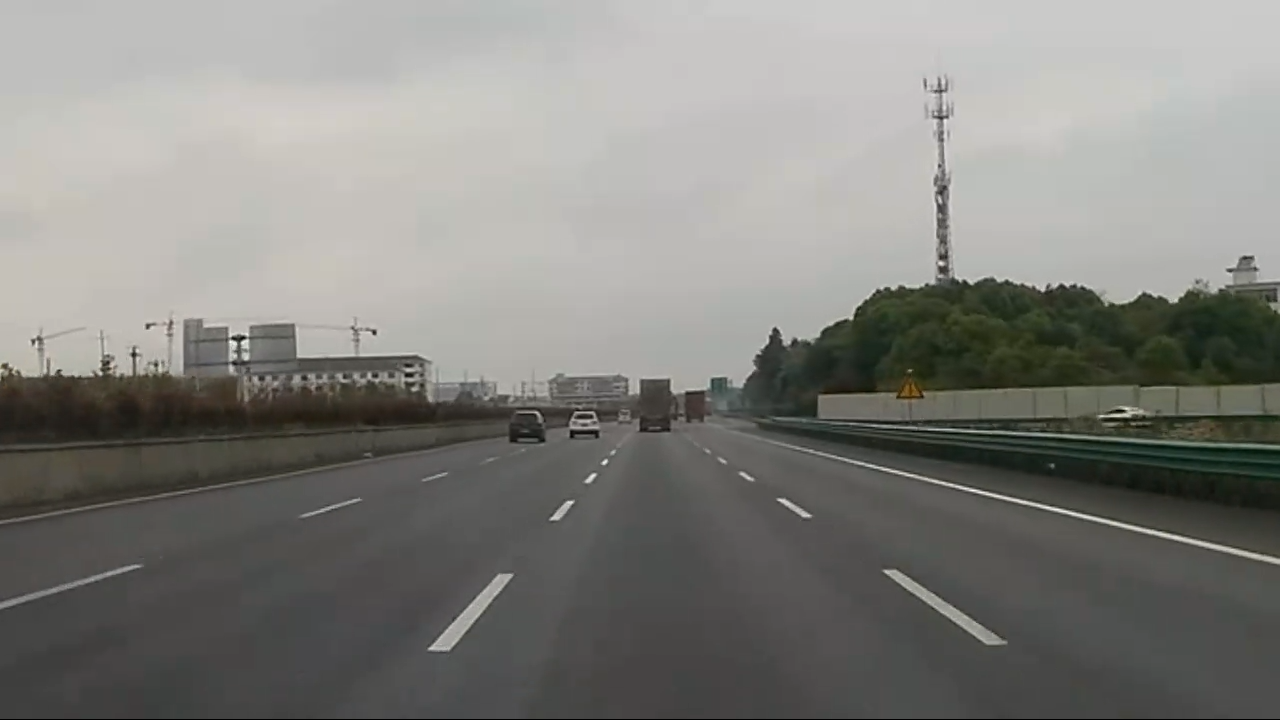
#> input picture 车道检测/img/img/up01.png, 1280 x 720 px
$ python '实时车道检测.py'
#> lines starting #> are read from the running program, lines starting #| are printed output that depends on the picture
#> further down, img is the input picture: shape (720, 1280, 3); mean B, G, R 125, 129.1, 129.5
### 车道检测/panelDetection.py
import numpy as np
import cv2
import matplotlib.pyplot as plt


def img2hls(img):
    """
    功能：将输入的BGR格式的图像转化为HLS颜色空间，并基于亮度和饱和度通道进行一些列处理，并最终生成二值化图像
    :param img: img输入的图像是彩色图(bgr)
    :return: 二值化图像
    """

    # 将输入的图像从bgr转化为hls
    hls = cv2.cvtColor(img, cv2.COLOR_BGR2HLS)
#> hls: shape (720, 1280, 3); mean of channels 0, 1, 2 29.5, 127.9, 12.6

    # 分别提取HLS图像中的三个通道,提取出来的维度作为图像的宽度*高度
    channels_h = hls[:, :, 0]
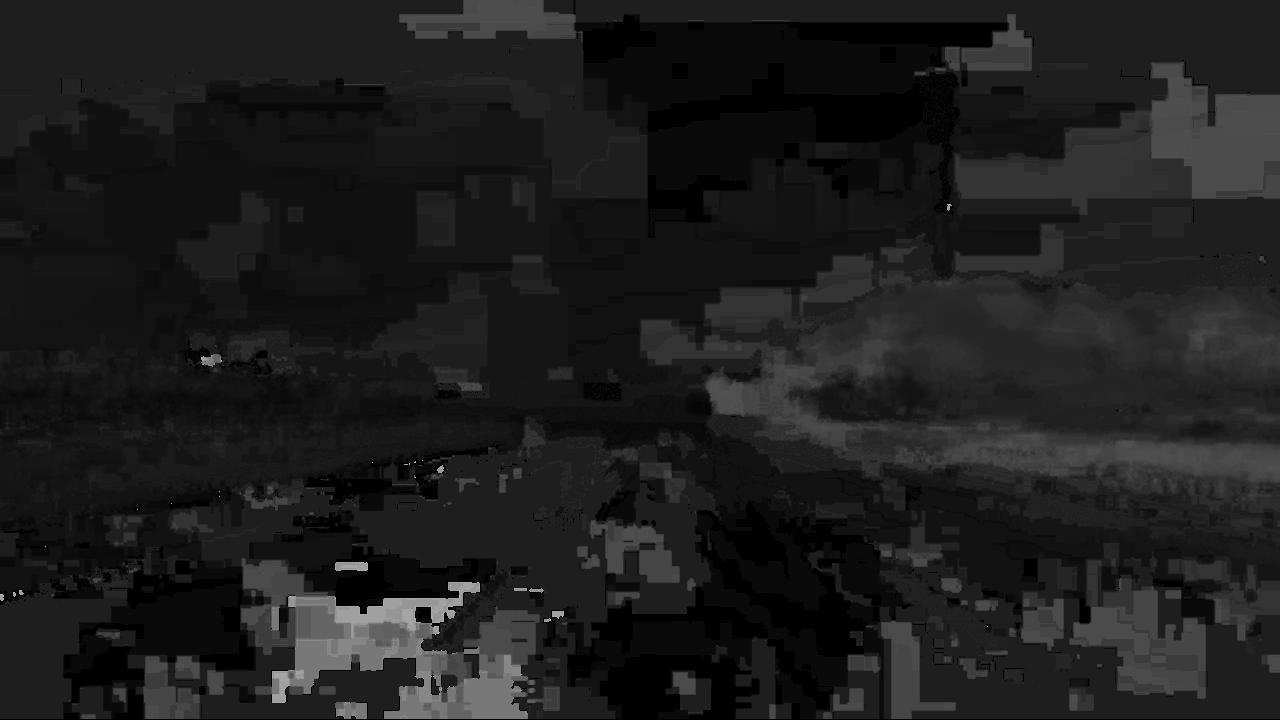
#> channels_h: shape (720, 1280); min 0, max 174, mean 29.5
    channels_l = hls[:, :, 1]
    channels_s = hls[:, :, 2]
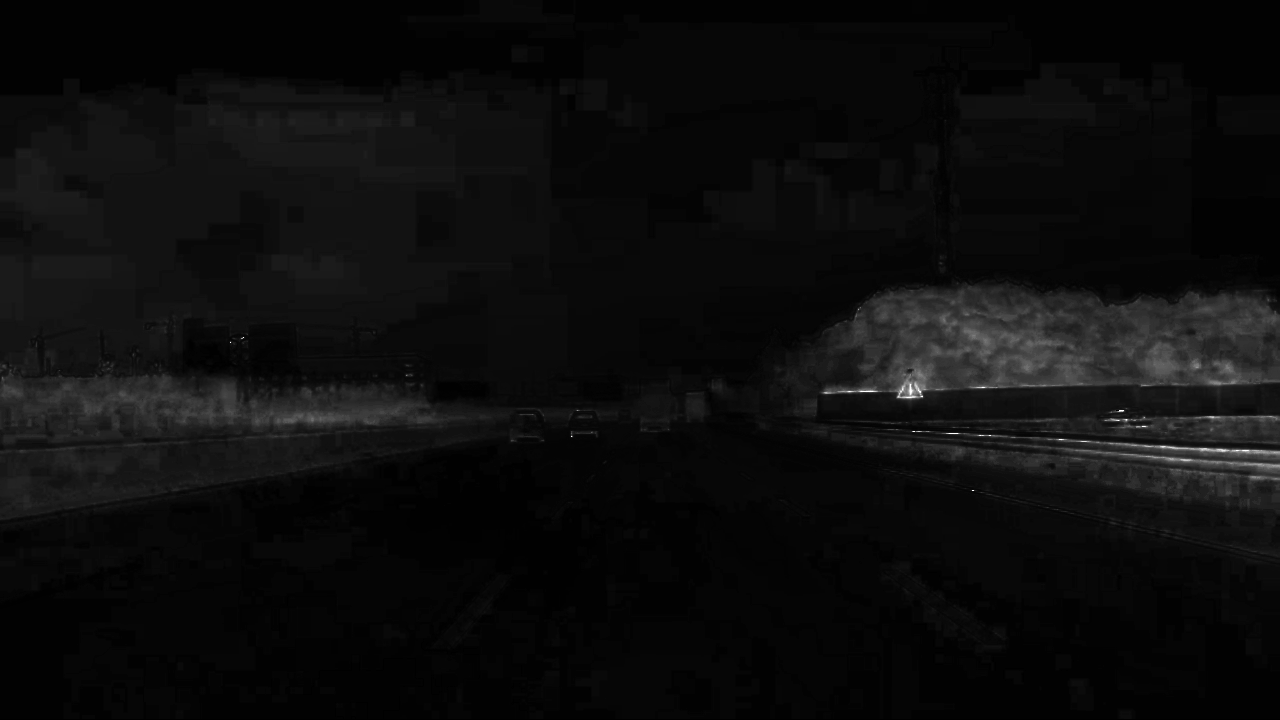
#> channels_s: shape (720, 1280); min 0, max 255, mean 12.6

    # 使用sobel算子根据亮度提取边缘
    abs_sobel_x = np.absolute(cv2.Sobel(channels_l, -1, 1, 0))
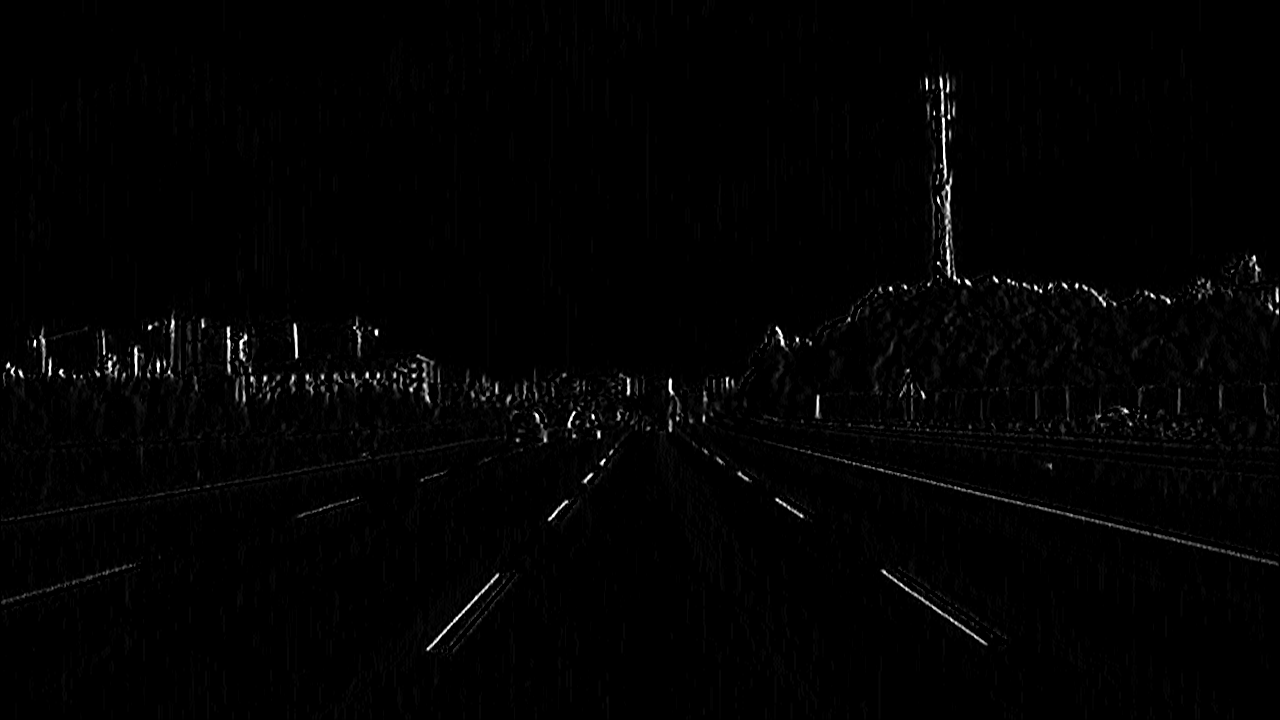
#> abs_sobel_x: shape (720, 1280); min 0, max 255, mean 2.6
    abs_sobel_x_2 = np.absolute(
        cv2.Sobel(channels_l, -1, 1, 0, borderType=cv2.BORDER_REPLICATE))  # sobel_x 变量将存储所有检测的边缘信息,

    # 亮度归一化
    scaled_sobel = np.uint8(abs_sobel_x / np.max(abs_sobel_x) * 255)

    # 亮度二值化
    sx_binary = np.zeros_like(scaled_sobel)
    sx_binary[
        (170 <= scaled_sobel) & (scaled_sobel <= 255)] = 255  # 先是取出<170和>255的元素,取出的均为布尔值,再根据布尔值为True的填充为255(在灰度图中即为白色)

    # 提高饱和度区域
    s_binary = np.zeros_like(channels_s)
    s_binary[(100 <= channels_s) & (channels_s <= 255)] = 255

    # 合并处理
    color_binary = (sx_binary | s_binary)

    # 显示
    # cv2.imshow("color", color_binary)
    # cv2.waitKey(0)
    # 保存
    # cv2.imwrite("panel12.png", color_binary)
    return color_binary


# [48 lines left out: functions transFormBinary, open_Close_Cal, not called in this run]


import numpy as np


# [158 lines left out: functions getLRfits, drawPanel, cal_radius, not called in this run]

### 车道检测/实时车道检测.py
from panelDetection import *

img = cv2.imread("./img/img/up01.png")
img2hls(img)

$ run again, with 车道检测/img/img/test.png copied over 车道检测/img/img/up01.png
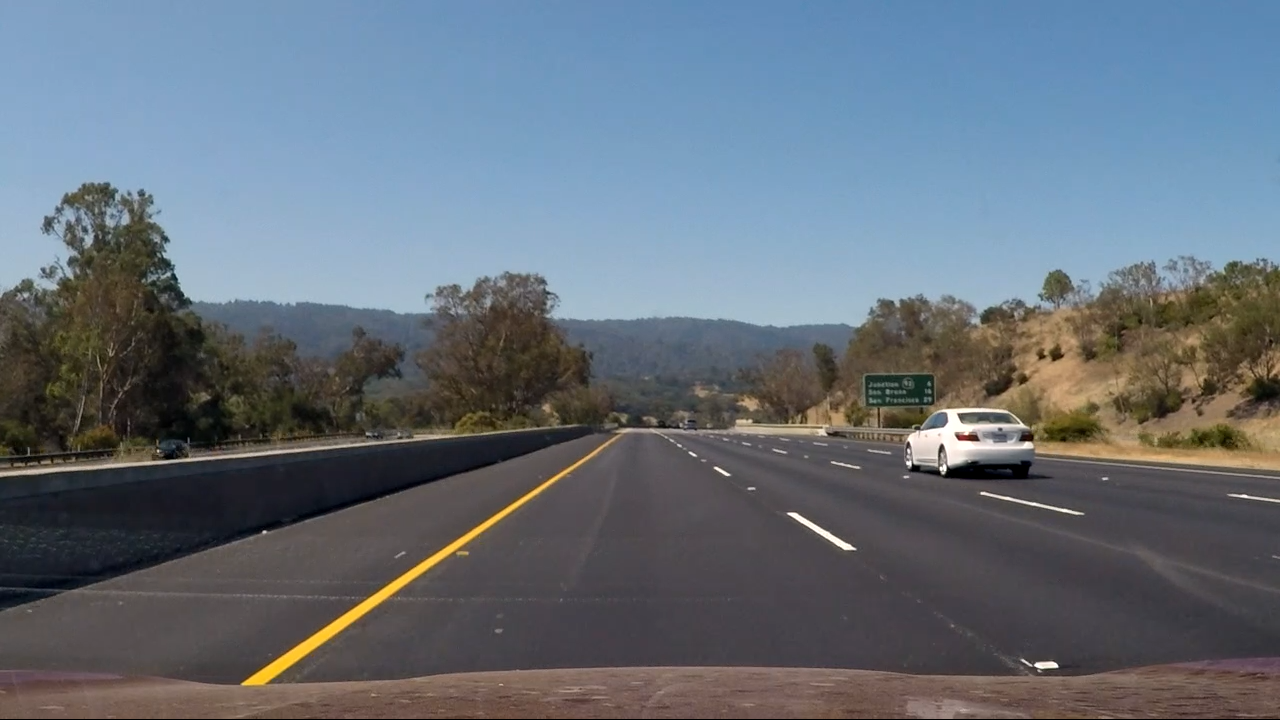
#> input picture 车道检测/img/img/test.png, 1280 x 720 px
#> img is the input picture: shape (720, 1280, 3); mean B, G, R 121.4, 111.1, 101.2
#> hls: shape (720, 1280, 3); mean of channels 0, 1, 2 86.1, 111.2, 57.5
#> in img2hls, `channels_s = hls[:, :, 2]`:
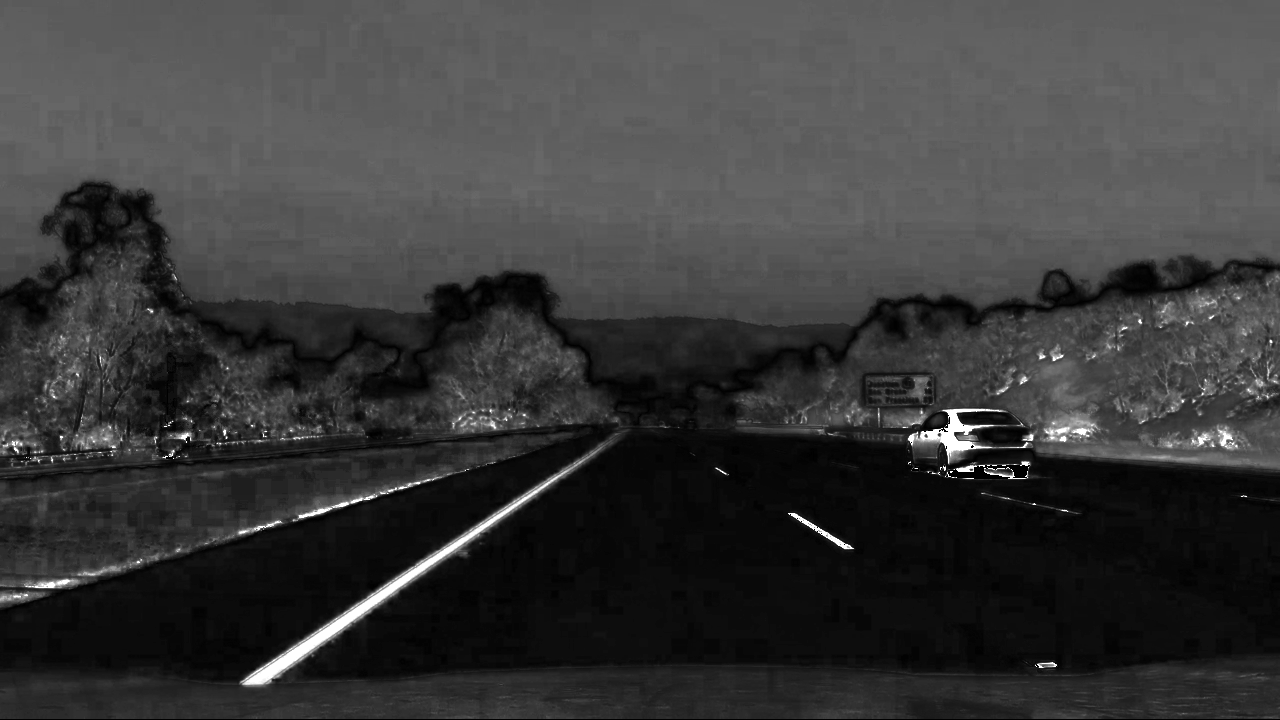
#> channels_s: shape (720, 1280); min 0, max 255, mean 57.5
#> in img2hls, `abs_sobel_x = np.absolute(cv2.Sobel(channels_l, -1, 1, 0))`:
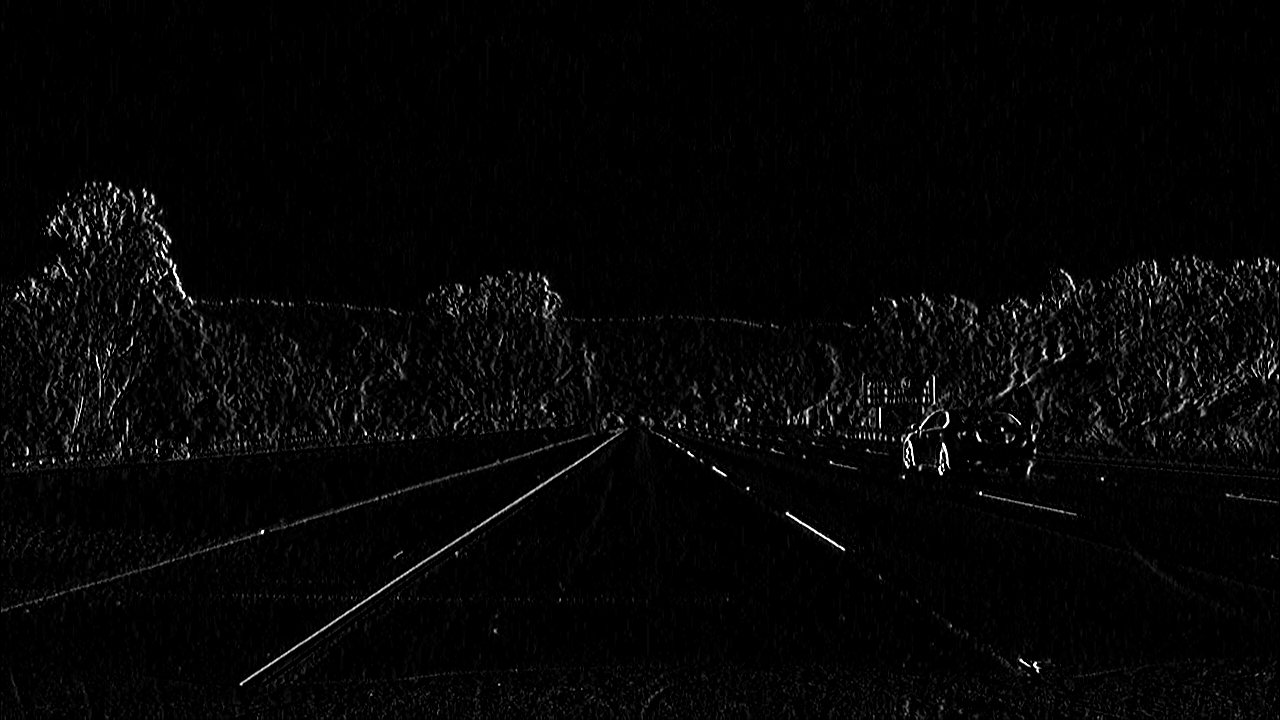
#> abs_sobel_x: shape (720, 1280); min 0, max 255, mean 5.4
